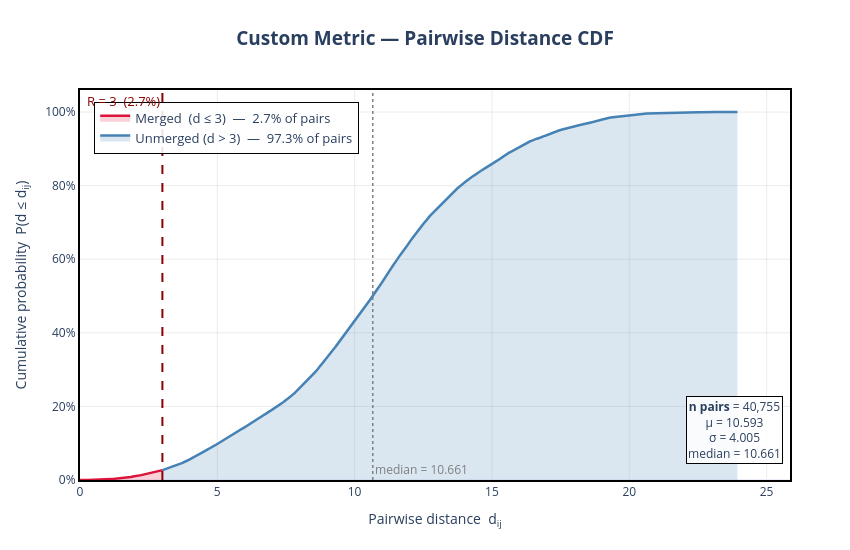

The cell this chart's notebook holds for it:
### Markdown cell above
The $R$ parameter is the only hyperparameter on this algoritm and it defines the set size of the PDFs that are consider similar. Therefore for pruning purposes we should take $R$ enough to include in a same family only the replicas that are really close.

To determine an appropriate distance threshold empirically, we computed all pairwise PDF dissimilarities for the vector set with $n$ replicas. The resulting figure shows the Cumulative Distribution Function (CDF), which represents the fraction of replica pairs separated by a distance less than or equal to a given value $R$.

### Code cell
vec = df_vectors.values
plt_cdf = pt.plot_pairwise_cdf(data_input=vec, R_cutoff=3, metric=pt.pdf_dissimilarity)
plt_cdf.show()

### Figure 1 — Plotly figure (JSON) as saved in the notebook; plotly's stock layout.template omitted (floating-point values rounded to 4 significant figures; data arrays with more than 128 entries replaced by an {"elided": "..."} marker saying what was removed)
{"data": [{"fill": "tozeroy", "fillcolor": "rgba(220, 20,  60,  0.20)", "hovertemplate": "d = %{x:.4f}<br>CDF = %{y:.4f}  (2.7% of pairs have d ≤ 3)<extra>Merged region</extra>", "line": {"color": "crimson", "width": 2.5}, "mode": "lines", "name": "Merged  (d ≤ 3)  —  2.7% of pairs", "type": "scatter", "x": {"elided": "1096 float values"}, "y": {"elided": "1096 float values"}}, {"fill": "tozeroy", "fillcolor": "rgba( 70, 130, 180, 0.20)", "hovertemplate": "d = %{x:.4f}<br>CDF = %{y:.4f}<extra>Unmerged region</extra>", "line": {"color": "steelblue", "width": 2.5}, "mode": "lines", "name": "Unmerged (d > 3)  —  97.3% of pairs", "type": "scatter", "x": {"elided": "39660 float values"}, "y": {"elided": "39660 float values"}}], "layout": {"annotations": [{"font": {"color": "darkred", "size": 13}, "showarrow": false, "text": "R = 3  (2.7%)", "x": 3, "xanchor": "right", "xref": "x", "y": 1, "yanchor": "top", "yref": "y domain"}, {"font": {"color": "gray", "size": 12}, "showarrow": false, "text": "median = 10.661", "x": 10.66, "xanchor": "left", "xref": "x", "y": 0, "yanchor": "bottom", "yref": "y domain"}, {"bgcolor": "rgba(255,255,255,0.85)", "bordercolor": "black", "borderwidth": 1, "font": {"size": 12}, "showarrow": false, "text": "<b>n pairs</b> = 40,755<br>μ = 10.593<br>σ = 4.005<br>median = 10.661", "x": 0.99, "xanchor": "right", "xref": "paper", "y": 0.04, "yanchor": "bottom", "yref": "paper"}], "height": 550, "hovermode": "x", "legend": {"bgcolor": "rgba(255,255,255,0.88)", "bordercolor": "black", "borderwidth": 1, "font": {"size": 13}, "x": 0.02, "xanchor": "left", "y": 0.97, "yanchor": "top"}, "margin": {"b": 70, "l": 80, "r": 60, "t": 90}, "shapes": [{"line": {"color": "darkred", "dash": "dash", "width": 2}, "type": "line", "x0": 3, "x1": 3, "xref": "x", "y0": 0, "y1": 1, "yref": "y domain"}, {"line": {"color": "gray", "dash": "dot", "width": 1.5}, "type": "line", "x0": 10.66, "x1": 10.66, "xref": "x", "y0": 0, "y1": 1, "yref": "y domain"}], "title": {"font": {"size": 19}, "text": "<b>Custom Metric — Pairwise Distance CDF</b><br><sub></sub>", "x": 0.5, "xanchor": "center"}, "width": 850, "xaxis": {"gridcolor": "rgba(200,200,200,0.35)", "linecolor": "black", "linewidth": 2, "mirror": "allticks", "range": [0, 25.85], "showgrid": true, "showline": true, "title": {"text": "Pairwise distance  d<sub>ij</sub>"}, "zeroline": false}, "yaxis": {"gridcolor": "rgba(200,200,200,0.35)", "linecolor": "black", "linewidth": 2, "mirror": "allticks", "range": [0, 1.06], "showgrid": true, "showline": true, "tickformat": ".0%", "title": {"text": "Cumulative probability  P(d ≤ d<sub>ij</sub>)"}}}}
